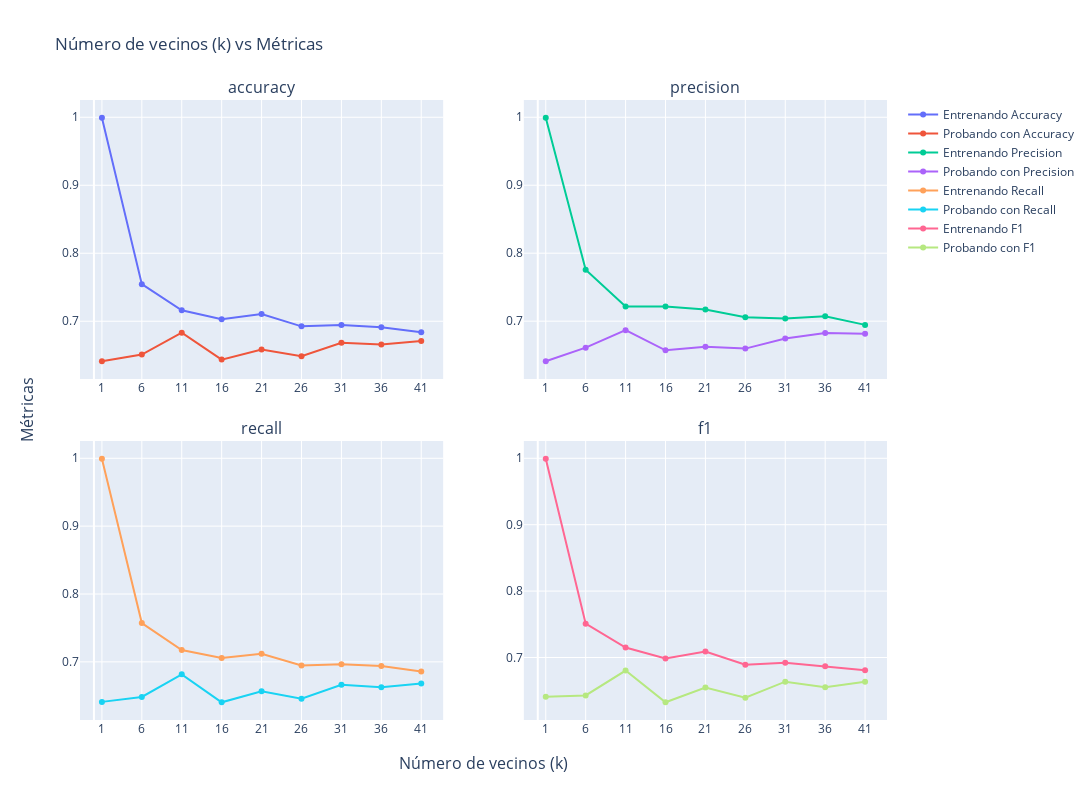

This figure's notebook cell:
### Markdown cell above
##### Se sigue con la Lista1, pero con un test_size=0.2

### Code cell
# test_size = 0.2
plot_knn_metrics(X, y, test_size=0.2)

### Figure 1 — Plotly figure (JSON) as saved in the notebook; plotly's stock layout.template omitted (floating-point values rounded to 4 significant figures)
{"data": [{"name": "Entrenando Accuracy", "type": "scatter", "x": [1, 6, 11, 16, 21, 26, 31, 36, 41], "xaxis": "x", "y": [0.9994, 0.7545, 0.7161, 0.703, 0.7105, 0.6925, 0.6944, 0.6913, 0.6838], "yaxis": "y"}, {"name": "Probando con Accuracy", "type": "scatter", "x": [1, 6, 11, 16, 21, 26, 31, 36, 41], "xaxis": "x", "y": [0.6411, 0.651, 0.6832, 0.6436, 0.6584, 0.6485, 0.6683, 0.6658, 0.6708], "yaxis": "y"}, {"name": "Entrenando Precision", "type": "scatter", "x": [1, 6, 11, 16, 21, 26, 31, 36, 41], "xaxis": "x2", "y": [0.9994, 0.7758, 0.7215, 0.7214, 0.7172, 0.7057, 0.7038, 0.7073, 0.6945], "yaxis": "y2"}, {"name": "Probando con Precision", "type": "scatter", "x": [1, 6, 11, 16, 21, 26, 31, 36, 41], "xaxis": "x2", "y": [0.641, 0.661, 0.6868, 0.6571, 0.6623, 0.6597, 0.6744, 0.6827, 0.6816], "yaxis": "y2"}, {"name": "Entrenando Recall", "type": "scatter", "x": [1, 6, 11, 16, 21, 26, 31, 36, 41], "xaxis": "x3", "y": [0.9994, 0.7571, 0.7175, 0.7057, 0.7121, 0.6948, 0.6963, 0.6938, 0.6859], "yaxis": "y3"}, {"name": "Probando con Recall", "type": "scatter", "x": [1, 6, 11, 16, 21, 26, 31, 36, 41], "xaxis": "x3", "y": [0.641, 0.6483, 0.6816, 0.6404, 0.6566, 0.6456, 0.6662, 0.6626, 0.6682], "yaxis": "y3"}, {"name": "Entrenando F1", "type": "scatter", "x": [1, 6, 11, 16, 21, 26, 31, 36, 41], "xaxis": "x4", "y": [0.9994, 0.7509, 0.7151, 0.6984, 0.7091, 0.689, 0.692, 0.6869, 0.6809], "yaxis": "y4"}, {"name": "Probando con F1", "type": "scatter", "x": [1, 6, 11, 16, 21, 26, 31, 36, 41], "xaxis": "x4", "y": [0.641, 0.6428, 0.6803, 0.6325, 0.6547, 0.6395, 0.6636, 0.6552, 0.6636], "yaxis": "y4"}], "layout": {"annotations": [{"font": {"size": 16}, "showarrow": false, "text": "accuracy", "x": 0.225, "xanchor": "center", "xref": "paper", "y": 1, "yanchor": "bottom", "yref": "paper"}, {"font": {"size": 16}, "showarrow": false, "text": "precision", "x": 0.775, "xanchor": "center", "xref": "paper", "y": 1, "yanchor": "bottom", "yref": "paper"}, {"font": {"size": 16}, "showarrow": false, "text": "recall", "x": 0.225, "xanchor": "center", "xref": "paper", "y": 0.45, "yanchor": "bottom", "yref": "paper"}, {"font": {"size": 16}, "showarrow": false, "text": "f1", "x": 0.775, "xanchor": "center", "xref": "paper", "y": 0.45, "yanchor": "bottom", "yref": "paper"}, {"font": {"size": 16}, "showarrow": false, "text": "Número de vecinos (k)", "x": 0.5, "xanchor": "center", "xref": "paper", "y": 0, "yanchor": "top", "yref": "paper", "yshift": -30}, {"font": {"size": 16}, "showarrow": false, "text": "Métricas", "textangle": -90, "x": 0, "xanchor": "right", "xref": "paper", "xshift": -40, "y": 0.5, "yanchor": "middle", "yref": "paper"}], "height": 800, "title": {"text": "Número de vecinos (k) vs Métricas"}, "width": 1500, "xaxis": {"anchor": "y", "domain": [0, 0.45], "tickvals": [1, 6, 11, 16, 21, 26, 31, 36, 41]}, "xaxis2": {"anchor": "y2", "domain": [0.55, 1], "tickvals": [1, 6, 11, 16, 21, 26, 31, 36, 41]}, "xaxis3": {"anchor": "y3", "domain": [0, 0.45], "tickvals": [1, 6, 11, 16, 21, 26, 31, 36, 41]}, "xaxis4": {"anchor": "y4", "domain": [0.55, 1], "tickvals": [1, 6, 11, 16, 21, 26, 31, 36, 41]}, "yaxis": {"anchor": "x", "domain": [0.55, 1]}, "yaxis2": {"anchor": "x2", "domain": [0.55, 1]}, "yaxis3": {"anchor": "x3", "domain": [0, 0.45]}, "yaxis4": {"anchor": "x4", "domain": [0, 0.45]}}}
